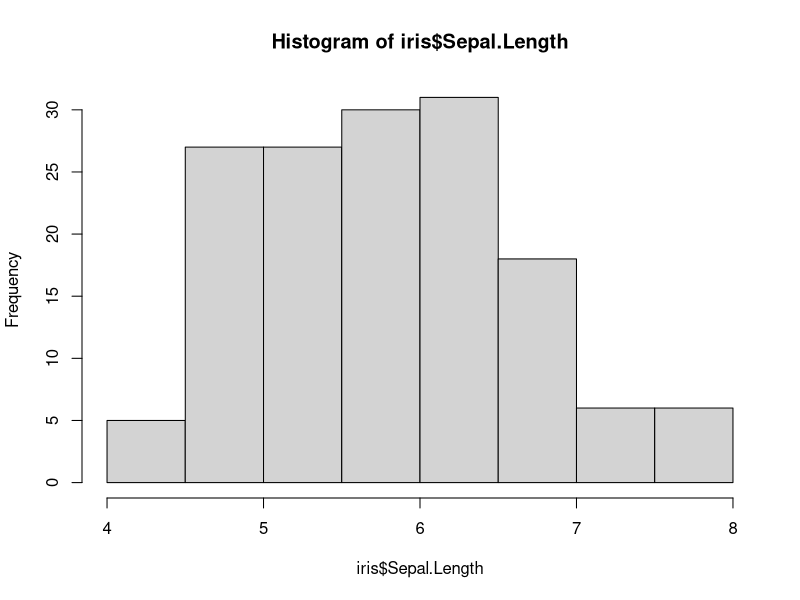
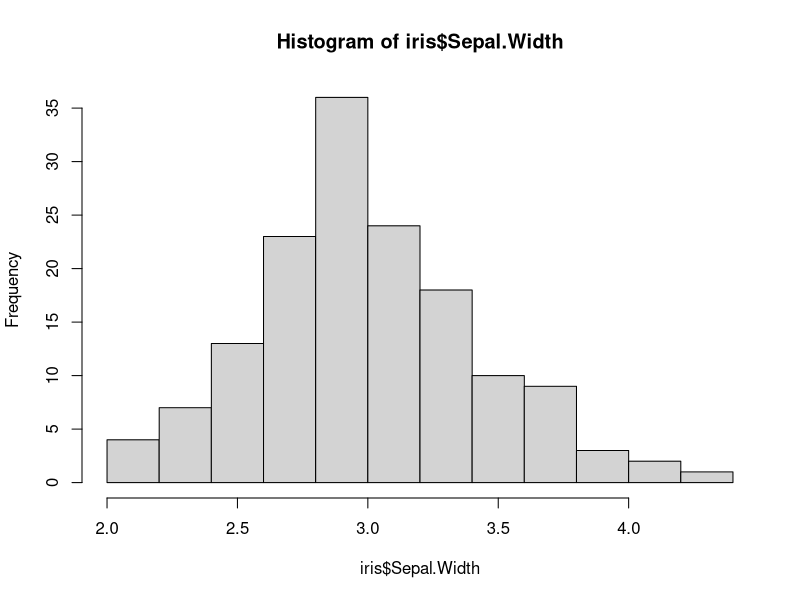
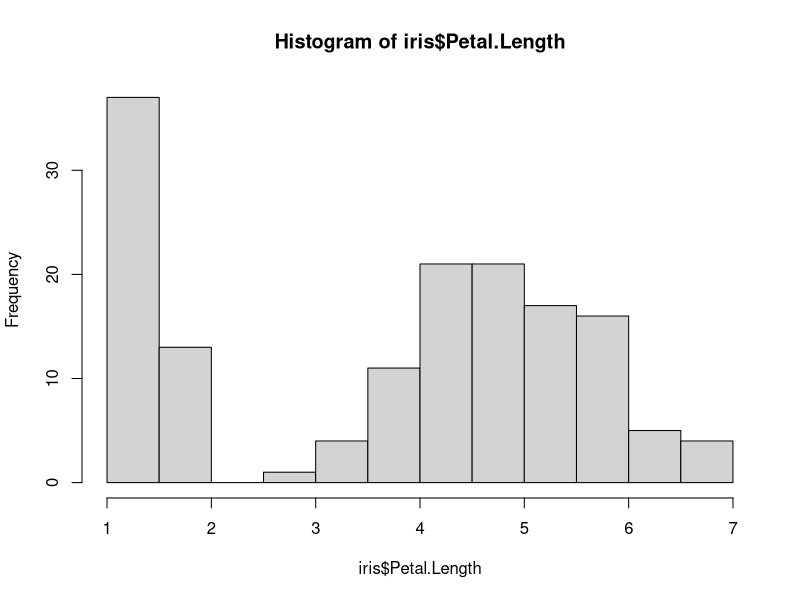
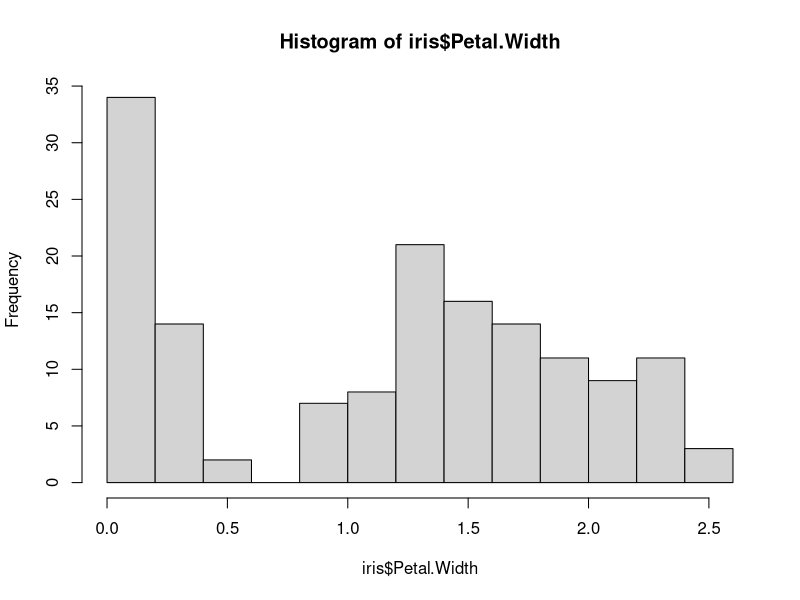
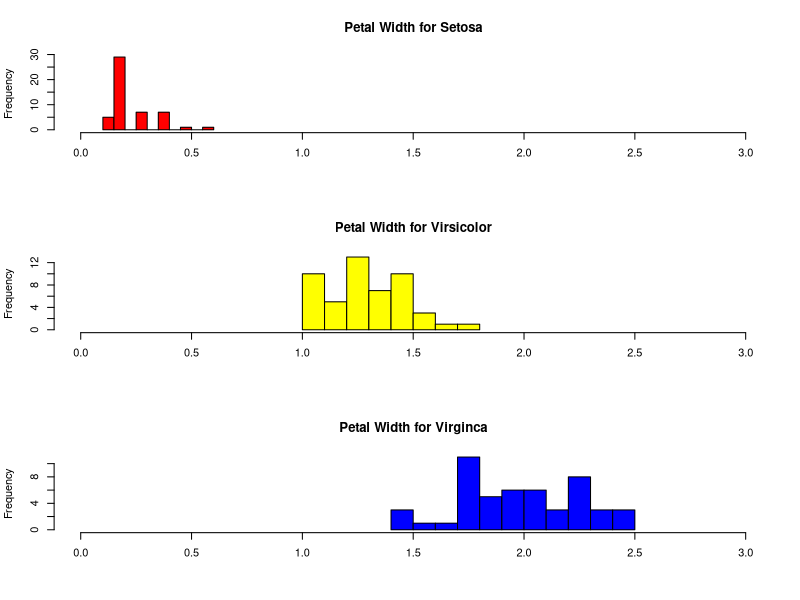

Generate these figures, in order, with R:
library(datasets)
?iris
head(iris)

hist(iris$Sepal.Length)
hist(iris$Sepal.Width)
hist(iris$Petal.Length)
hist(iris$Petal.Width)

par(mfrow = c(3, 1))

hist(iris$Petal.Width [iris$Species == "setosa"],
  xlim = c(0, 3),
  breaks = 9,
  main = "Petal Width for Setosa",
  xlab = "",
  col = "red")

hist(iris$Petal.Width [iris$Species == "versicolor"],
     xlim = c(0, 3),
     breaks = 9,
     main = "Petal Width for Virsicolor",
     xlab = "",
     col = "yellow")

hist(iris$Petal.Width [iris$Species == "virginica"],
     xlim = c(0, 3),
     breaks = 9,
     main = "Petal Width for Virginca",
     xlab = "",
     col = "blue")

par(mfrow = c(1, 1))

detach("package:datasets", unload = TRUE)